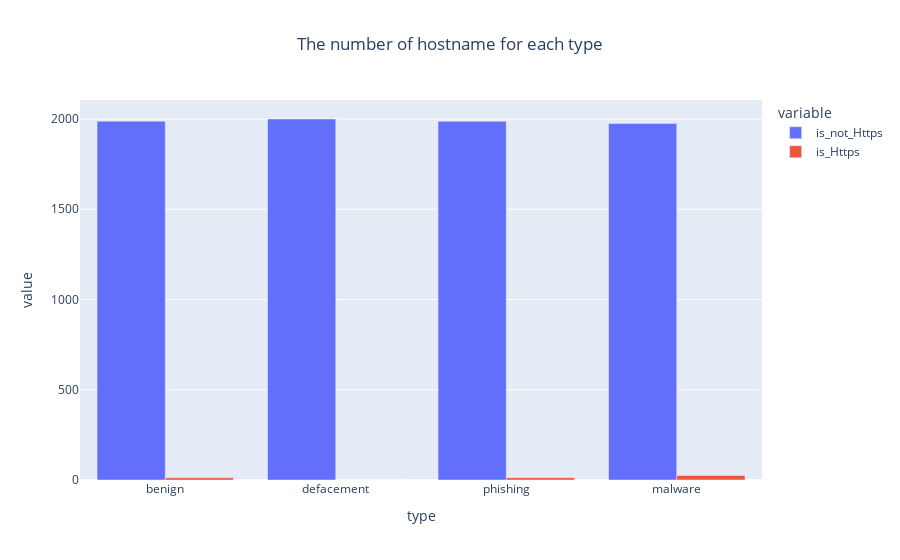

This figure's notebook cell:
### Code cell
https = pd.crosstab(df_url.type,df_url.IsHttps)
https['type']=['benign','defacement','phishing','malware']
https.rename(columns={0:'is_not_Https',1:'is_Https'},inplace=True)

px.bar(data_frame=https,x=https.type,y=['is_not_Https','is_Https'],barmode='group',title='The number of hostname for each type').update_layout(title_x=0.5)

### Figure 1 — Plotly figure (JSON) as saved in the notebook; plotly's stock layout.template omitted (floating-point values rounded to 4 significant figures)
{"data": [{"alignmentgroup": "True", "hovertemplate": "variable=is_not_Https<br>type=%{x}<br>value=%{y}<extra></extra>", "legendgroup": "is_not_Https", "marker": {"color": "#636efa", "pattern": {"shape": ""}}, "name": "is_not_Https", "offsetgroup": "is_not_Https", "orientation": "v", "showlegend": true, "textposition": "auto", "type": "bar", "x": ["benign", "defacement", "phishing", "malware"], "xaxis": "x", "y": [1988, 2000, 1987, 1975], "yaxis": "y"}, {"alignmentgroup": "True", "hovertemplate": "variable=is_Https<br>type=%{x}<br>value=%{y}<extra></extra>", "legendgroup": "is_Https", "marker": {"color": "#EF553B", "pattern": {"shape": ""}}, "name": "is_Https", "offsetgroup": "is_Https", "orientation": "v", "showlegend": true, "textposition": "auto", "type": "bar", "x": ["benign", "defacement", "phishing", "malware"], "xaxis": "x", "y": [12, 0, 13, 25], "yaxis": "y"}], "layout": {"barmode": "group", "legend": {"title": {"text": "variable"}, "tracegroupgap": 0}, "title": {"text": "The number of hostname for each type", "x": 0.5}, "xaxis": {"anchor": "y", "domain": [0, 1], "title": {"text": "type"}}, "yaxis": {"anchor": "x", "domain": [0, 1], "title": {"text": "value"}}}}
